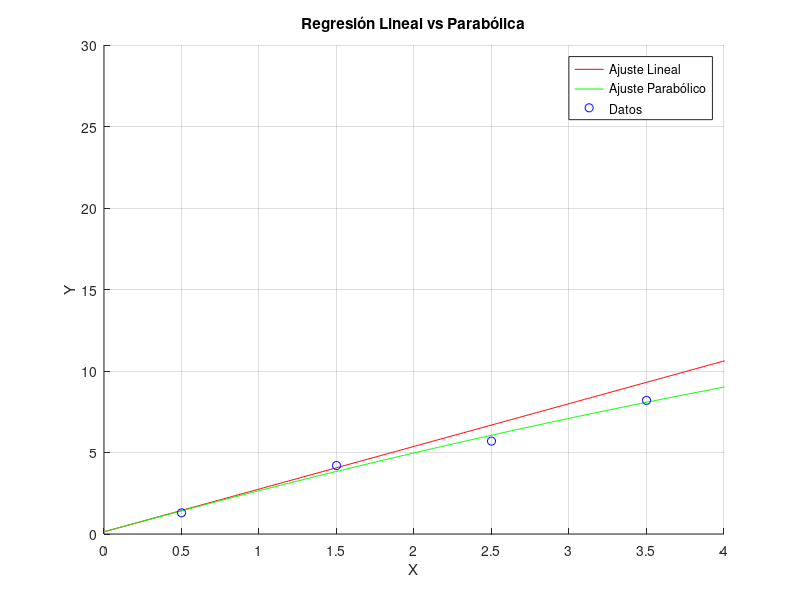

Write the MATLAB code that produced this figure.
function regresionlinealP 
    phi1 = [1; 1; 1; 1];
    phi2 = [0.5; 1.5; 2.5; 3.5]; 
    phi3 = phi2.^2;
    y = [1.3; 4.2; 5.7; 8.2];

    PHI = [phi1  phi2 phi3];
    #´
    a = inv(PHI'* PHI) * (PHI') * y;
    #´
    p = PHI * a;
    r = y - p;
    modulo = r'*r;

    % Discretización de las funciones para graficar
    t0 = 0;
    tf = 10;
    dt = 0.01; % Distancia entre cada intervalo
    N = floor((tf- t0)/dt); % Cantidad de intervalos
    t(1) = t0;
    u_lineal(1) = a(1, 1) + a(2, 1)*t(1);
    u_parabola(1) = a(1, 1) + a(2, 1)*t(1) + a(3, 1)*t(1)^2;

    for i=1 : N + 1
      t(i+1) = t(i) + dt;
      u_lineal(i+1) = a(1, 1) + a(2, 1)*t(i+1);
      u_parabola(i+1) = a(1, 1) + a(2, 1)*t(i+1) + a(3, 1)*t(i+1)^2;
    endfor
    for j=1 : length(a)
      fprintf('%.5f\n', a(j, 1))
    endfor

    figure(1);
    hold on;
    plot(t, u_lineal, '-r', 'DisplayName', 'Ajuste Lineal');
    plot(t, u_parabola, '-g', 'DisplayName', 'Ajuste Parabólico');
    plot(phi2, y, 'ob', 'DisplayName', 'Datos');
    grid on;
    xticks(0:0.5:10);  % Mostrar valores en X cada 0.5 para mejor legibilidad
    xlim([0 4]);       % Limitar el rango X a donde están los datos
    xlabel('X');
    ylabel('Y');
    title('Regresión Lineal vs Parabólica');
    legend('show')

    % Mantener las figuras abiertas
    fprintf('\nPresiona Enter para cerrar las figuras...\n');
    pause;

endfunction

% Ejecutar la función
regresionlinealP;
